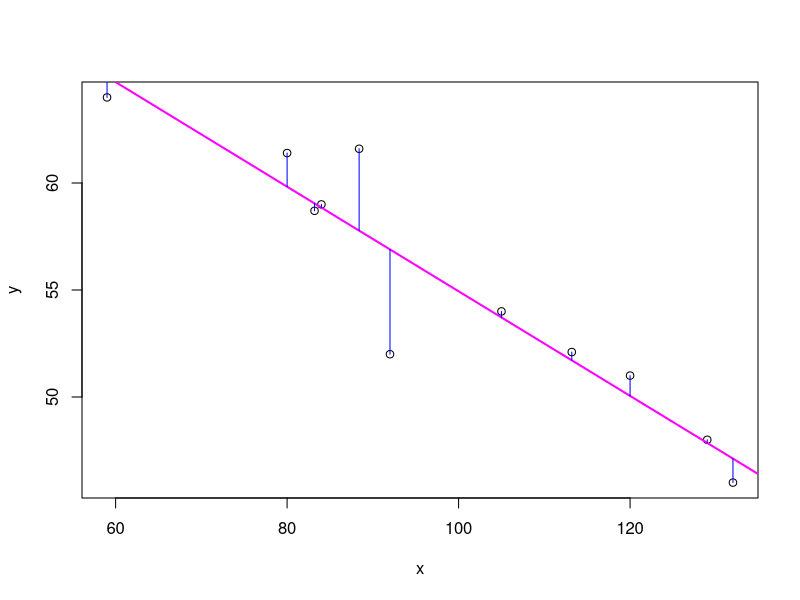

Recreate this plot in R.
# data
x <- c(132, 129, 120, 113.2, 105, 92, 84, 83.2, 88.4, 59, 80)
y <- c(46, 48, 51, 52.1, 54, 52, 59, 58.7, 61.6, 64, 61.4)

plot(x,y)

xbar <- mean(x)
ybar <- mean(y)

b1 <- sum((x - xbar)*(y - ybar))/sum((x - xbar)^2)

b0 <- (sum(y) - b1*sum(x))/length(x)

# estimates for slope and intercept respectively
b1; b0

# R can do the same with syntax of making a model as lm(response ~ predictor(s))
model <- lm(y ~ x)
coef(model)
summary(model)
# the residual standard error is a prediction for the error of the standard
#   deviation. 

abline(model, col="magenta", lwd=2)

rss <- sum((y - predict(model))^2); rss
tss <- sum((y - ybar)^2); tss

r2 <- 1 - (rss/tss); r2

# r, correlation coefficient
cor(x,y)
cor(y,x)

# if you want to predict on out-of-sample data using yhat:
predict(model, 
        newdata=data.frame(x=c(10, 20, 30, 35, -10))
        )
# the above plugs x=10, 20, 30, 35, and -10 into your regression equation.

# blue lines represent the residuals
for(i in 1:length(x)){
  lines(c(x[i], x[i]), 
        c(y[i], predict(model)[i]),
        col="blue"
  )
}
